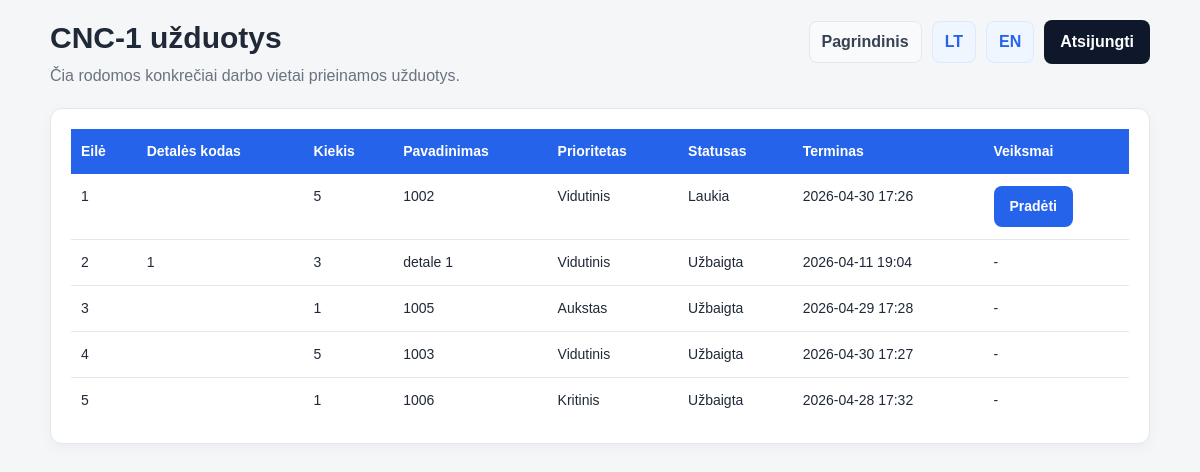
/tasks/machine/1/ (signed in), run on the app's committed database.
### tasks/models.py (models this page shows, shortened)
class Machine(models.Model):
    name = models.CharField(max_length=100)
    code = models.CharField(max_length=50, unique=True)
    description = models.TextField(blank=True)
    is_active = models.BooleanField(default=True)
    class Meta:
        ordering = ["code"]

class Task(models.Model):
    STATUS_CHOICES = [
        ("pending", "Laukia"),
        ("in_progress", "Vykdoma"),
        ("completed", "Uzbaigta"),
    ]
    PRIORITY_CHOICES = [
        ("low", "Zemas"),
        ("medium", "Vidutinis"),
        ("high", "Aukstas"),
        ("critical", "Kritinis"),
    ]
    project = models.ForeignKey(
        Project,
        on_delete=models.CASCADE,
        related_name="tasks"
    )
    machine = models.ForeignKey(
        Machine,
        on_delete=models.SET_NULL,
        null=True,
        blank=True,
        related_name="tasks"
    )
    name = models.CharField(max_length=100)
    description = models.TextField(blank=True)
    part_code = models.CharField(max_length=100, blank=True)
    quantity = models.PositiveIntegerField(default=1)
    depends_on = models.ForeignKey(
        "self",
        on_delete=models.SET_NULL,
        null=True,
        blank=True,
        related_name="next_tasks"
    )
    due_date = models.DateTimeField()
    status = models.CharField(
        max_length=20,
        choices=STATUS_CHOICES,
        default="pending"
    )
    priority = models.CharField(
        max_length=10,
        choices=PRIORITY_CHOICES,
        default="medium"
    )
    order = models.PositiveIntegerField(default=0)
    created_at = models.DateTimeField(auto_now_add=True)
    updated_at = models.DateTimeField(auto_now=True)
    class Meta:
        ordering = ["machine", "order", "due_date"]

### tasks/views.py (the view)
# urls.py: path("machine/<int:machine_id>/", views.machine_tasks, name="machine_tasks"),
@login_required
def machine_tasks(request, machine_id):
    machine = get_object_or_404(Machine, id=machine_id)
    if not request.user.is_superuser:
        if not hasattr(request.user, "employeeprofile"):
            return HttpResponseForbidden("Profilis nerastas.")
        profile = request.user.employeeprofile
        if profile.role == "manager":
            pass
        elif profile.role == "operator" and profile.machine_id == machine.id:
            pass
        else:
            return HttpResponseForbidden("Negalite matyti siu uzduociu.")
    tasks = (
        Task.objects
        .filter(machine=machine)
        .filter(Q(depends_on__isnull=True) | Q(depends_on__status="completed"))
        .annotate(
            status_order=Case(
                When(status="in_progress", then=Value(1)),
                When(status="pending", then=Value(2)),
                When(status="completed", then=Value(3)),
                default=Value(99),
                output_field=IntegerField(),
            )
        )
        .order_by("status_order", "order", "due_date", "id")
    )
    can_view_dashboard = False
    if request.user.is_authenticated:
        if request.user.is_superuser:
            can_view_dashboard = True
        elif hasattr(request.user, "employeeprofile") and request.user.employeeprofile.role == "manager":
            can_view_dashboard = True
    return render(request, "machine_tasks.html", {
        "machine": machine,
        "tasks": tasks,
        "can_view_dashboard": can_view_dashboard,
    })

### tasks/context_processors.py (called while the page is built)
def current_language(request):
    return {
        "lang": request.session.get("lang", "lt")
    }

### templates/machine_tasks.html (shortened to what this page needs)
{% load static %}
<!DOCTYPE html>
<html lang="lt">
<head>
    <link rel="stylesheet" href="{% static 'css/styles.css' %}">
</head>
<body>
<div class="page">
    <div class="container">
        <div class="page-header">
            <div>
                {% if lang == "lt" %}
                    <h1 class="page-title">{{ machine.name }} užduotys</h1>
                    <p class="muted">Čia rodomos konkrečiai darbo vietai prieinamos užduotys.</p>
                {% else %}
                    <h1 class="page-title">{{ machine.name }} tasks</h1>
                    <p class="muted">Tasks assigned to this machine.</p>
                {% endif %}
            </div>
            <div class="nav">
                <a class="nav-link nav-link-secondary" href="{% url 'home' %}">
                    {% if lang == "lt" %}Pagrindinis{% else %}Home{% endif %}
                </a>
                <a class="nav-link" href="{% url 'set_language' %}?lang=lt">LT</a>
                <a class="nav-link" href="{% url 'set_language' %}?lang=en">EN</a>
                {% if user.is_authenticated %}
                    <form class="inline-form" action="{% url 'logout' %}" method="post">
                        <button class="btn btn-secondary" type="submit">
                            {% if lang == "lt" %}Atsijungti{% else %}Logout{% endif %}
                        </button>
                    </form>
                {% else %}
                    <a class="nav-link" href="{% url 'login' %}">
                        {% if lang == "lt" %}Prisijungti{% else %}Login{% endif %}
                    </a>
                {% endif %}
            </div>
        </div>
        <div class="card">
            <div class="table-wrapper">
                <table class="table">
                    <tr>
                        <th>{% if lang == "lt" %}Eilė{% else %}No.{% endif %}</th>
                        <th>{% if lang == "lt" %}Detalės kodas{% else %}Part code{% endif %}</th>
                        <th>{% if lang == "lt" %}Kiekis{% else %}Qty{% endif %}</th>
                        <th>{% if lang == "lt" %}Pavadinimas{% else %}Name{% endif %}</th>
                        <th>{% if lang == "lt" %}Prioritetas{% else %}Priority{% endif %}</th>
                        <th>{% if lang == "lt" %}Statusas{% else %}Status{% endif %}</th>
                        <th>{% if lang == "lt" %}Terminas{% else %}Due date{% endif %}</th>
                        <th>{% if lang == "lt" %}Veiksmai{% else %}Actions{% endif %}</th>
                    </tr>
                    {% for task in tasks %}
                        <tr>
                            <td>{{ forloop.counter }}</td>
                            <td>{{ task.part_code }}</td>
                            <td>{{ task.quantity }}</td>
                            <td>{{ task.name }}</td>
                            <td>{{ task.get_priority_display }}</td>
                            <td>
                                {% if task.status == "pending" %}
                                    {% if lang == "lt" %}Laukia{% else %}Pending{% endif %}
                                {% elif task.status == "in_progress" %}
                                    {% if lang == "lt" %}Vykdoma{% else %}In progress{% endif %}
                                {% elif task.status == "completed" %}
                                    {% if lang == "lt" %}Užbaigta{% else %}Completed{% endif %}
                                {% else %}
                                    {{ task.status }}
                                {% endif %}
                            </td>
                            <td>
                                {% if task.due_date %}
                                    {{ task.due_date|date:"Y-m-d H:i" }}
                                {% else %}
                                    -
                                {% endif %}
                            </td>
                            <td>
                                {% if task.status == "pending" %}
                                    <form class="inline-form" method="post" action="{% url 'update_task_status' task.id 'in_progress' %}">
                                        <button class="btn" type="submit">
                                            {% if lang == "lt" %}Pradėti{% else %}Start{% endif %}
                                        </button>
                                    </form>
                                {% elif task.status == "completed" %}
                                    -
                                {% endif %}
                            </td>
                        </tr>
                    {% endfor %}
                </table>
            </div>
        </div>
    </div>
</div>
</body>
</html>

### static/css/styles.css (style rules this page uses)
* { box-sizing: border-box; }
body { font-family: Arial, sans-serif; background: #f4f6f8; color: #1f2937; margin: 0; padding: 0; line-height: 1.5; }
a { color: #2563eb; text-decoration: none; }
.page { padding: 20px 0; }
.container { width: 1100px; max-width: calc(100% - 32px); margin: 0 auto; }
.card, .content-box { background: #ffffff; border: 1px solid #e5e7eb; border-radius: 12px; padding: 20px; box-shadow: 0 4px 14px rgba(15, 23, 42, 0.04); }
.page-header { display: flex; justify-content: space-between; align-items: flex-start; gap: 16px; margin-bottom: 20px; }
.page-title { margin: 0 0 8px 0; font-size: 30px; line-height: 1.2; }
.muted { color: #6b7280; margin: 0; }
.nav { display: flex; flex-wrap: wrap; gap: 10px; align-items: center; }
.nav-link { display: inline-flex; align-items: center; padding: 8px 12px; background: #eff6ff; border: 1px solid #dbeafe; border-radius: 8px; font-weight: 600; }
.nav-link-secondary { background: #f8fafc; border-color: #e5e7eb; color: #374151; }
.btn { display: inline-flex; align-items: center; justify-content: center; min-height: 40px; padding: 10px 16px; border: none; border-radius: 8px; cursor: pointer; background: #2563eb; color: #ffffff; font-weight: 700; text-decoration: none; }
.btn-secondary { background: #0f172a; }
.inline-form { display: inline; }
.table-wrapper { width: 100%; overflow-x: auto; }
.table { width: 100%; border-collapse: collapse; background: #ffffff; }
.table th { background: #2563eb; color: #ffffff; padding: 12px 10px; text-align: left; font-size: 14px; white-space: nowrap; }
.table td { padding: 12px 10px; border-bottom: 1px solid #e5e7eb; vertical-align: top; font-size: 14px; }
.table tr:last-child td { border-bottom: none; }
input, select, textarea, button { font: inherit; }

### data on the page
Machine: name "CNC-1"
Task: quantity "5", name "1002", priority "Vidutinis", status "Laukia", due_date "2026-04-30 17:26"
Task: part_code "1", quantity "3", name "detale 1", priority "Vidutinis", status "Užbaigta", due_date "2026-04-11 19:04"
Task: quantity "1", name "1005", priority "Aukstas", status "Užbaigta", due_date "2026-04-29 17:28"
Task: quantity "5", name "1003", priority "Vidutinis", status "Užbaigta", due_date "2026-04-30 17:27"
Task: quantity "1", name "1006", priority "Kritinis", status "Užbaigta", due_date "2026-04-28 17:32"
